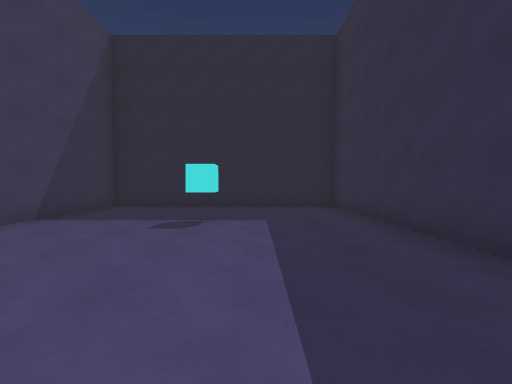
View 1 (above)

24 first-person views from a walk through a 3-D level made in the Unity game engine. The camera is 1.4 m above the floor, tilts 2° down and sees 90° across. The floor is counted in squares, 2 m on a side. Each view is taken from the middle of a square. On the plan, view 1 faces up. The plan holds only what a view shows up to about 9 squares ahead; the rest is blank. The place goes on beyond the plan. The player is left out.

View 2
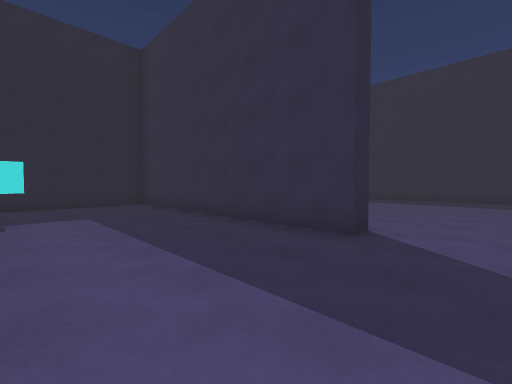

View 3
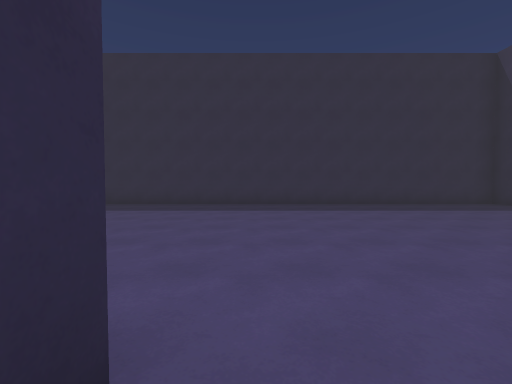

View 4
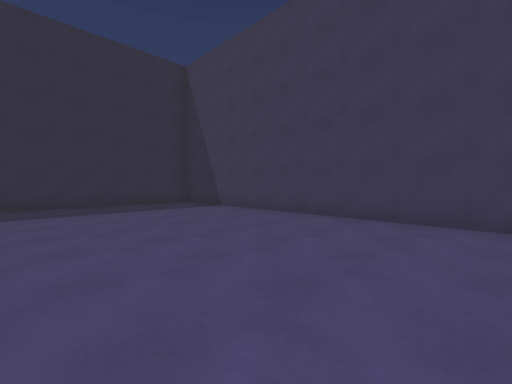

View 5
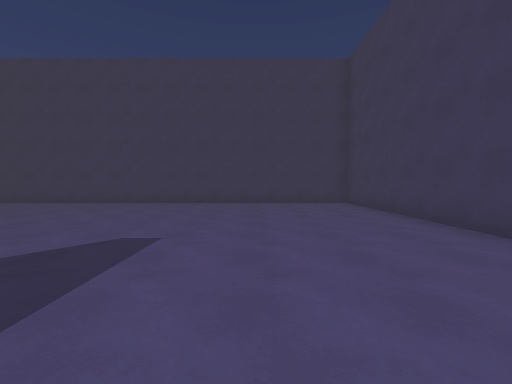

View 6
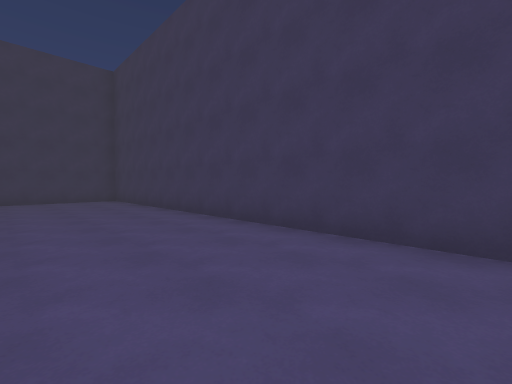

View 7
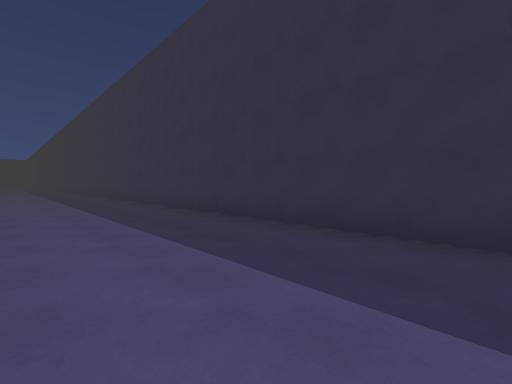

View 8
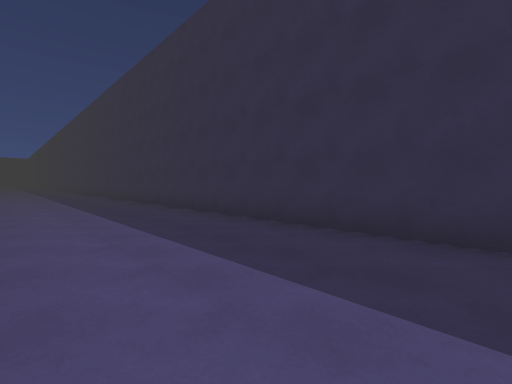

View 9
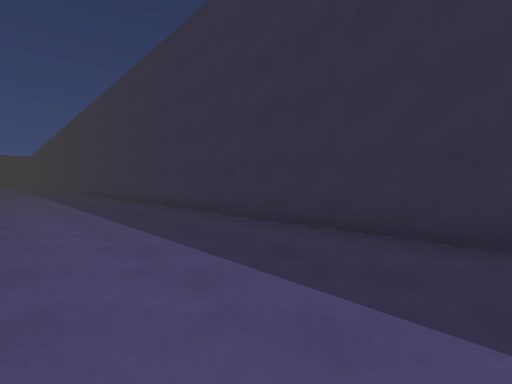

View 10
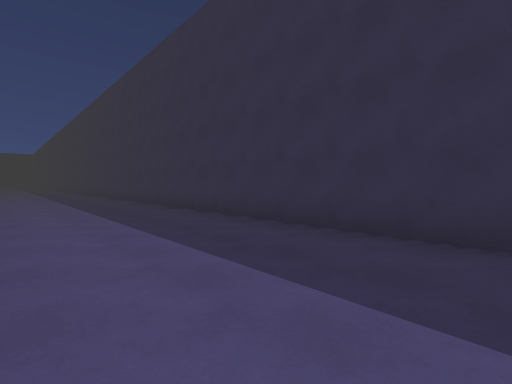

View 11
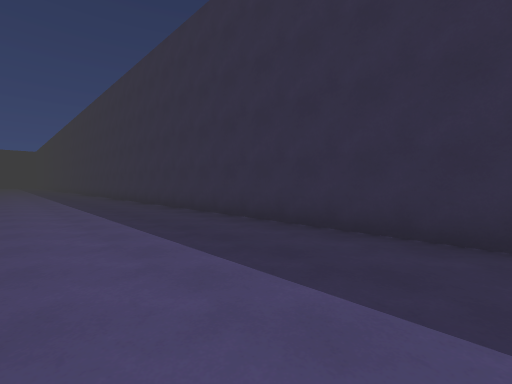

View 12
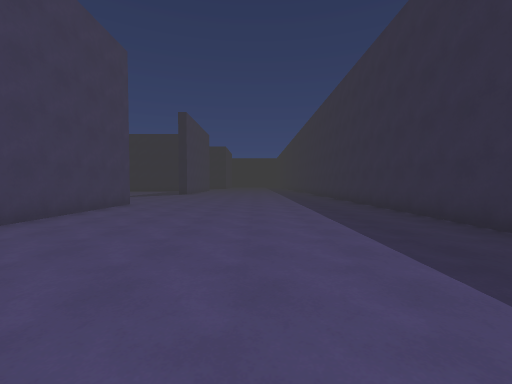

View 13
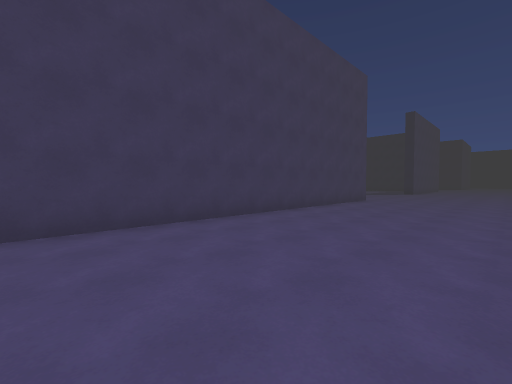

View 14
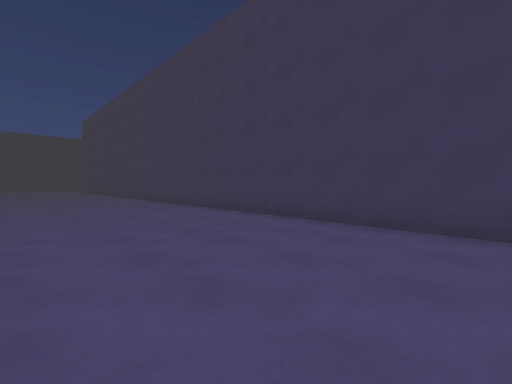

View 15
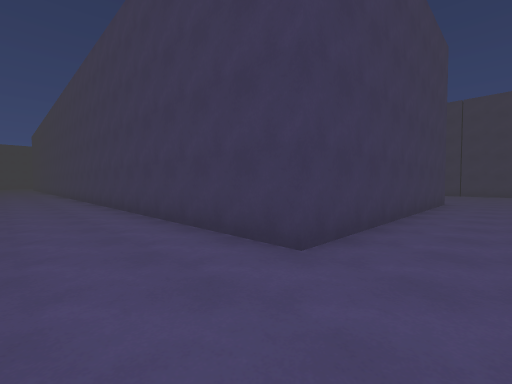

View 16
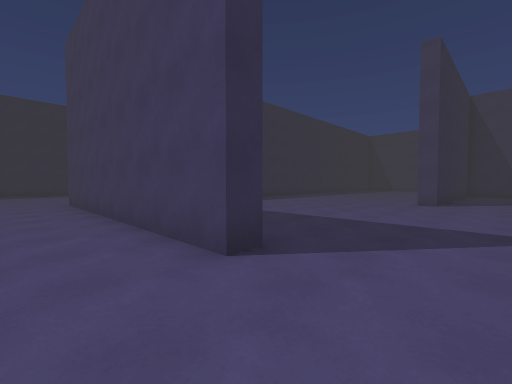

View 17
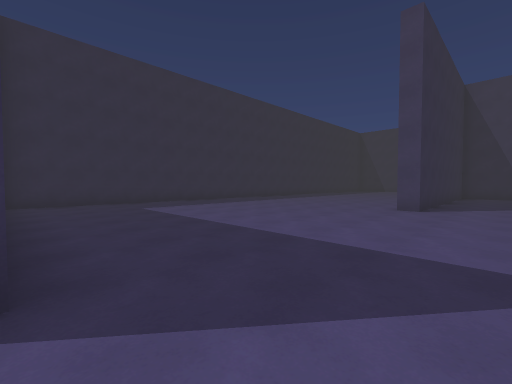

View 18
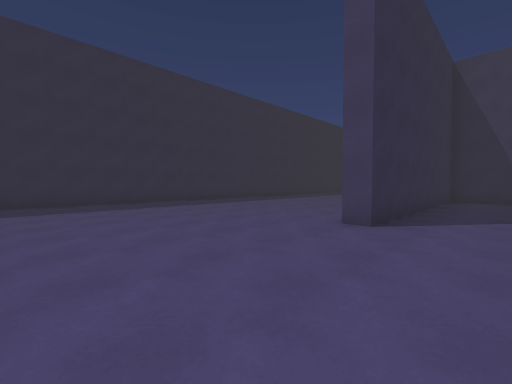

View 19
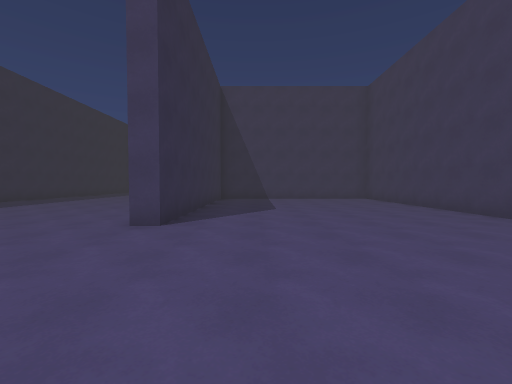

View 20
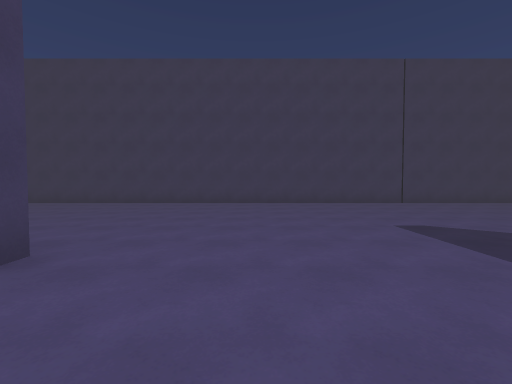

View 21
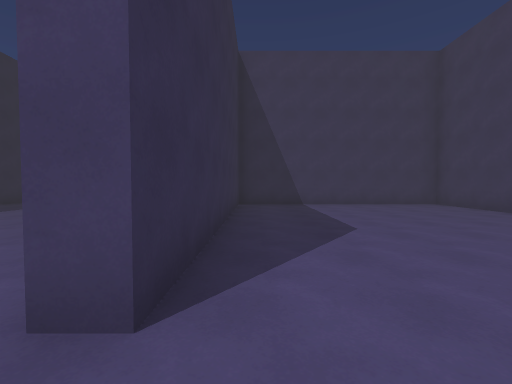

View 22
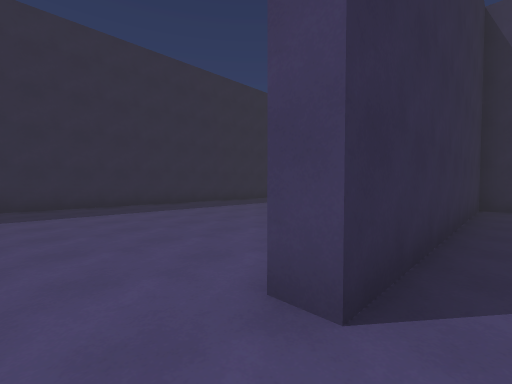

View 23
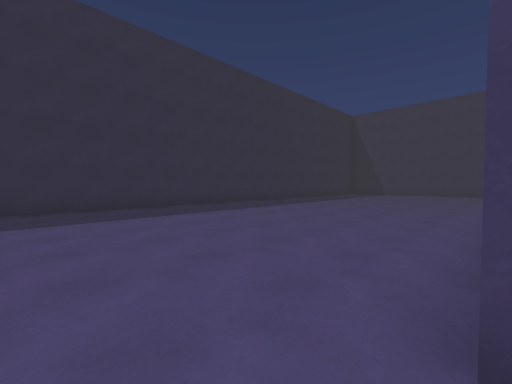

View 24
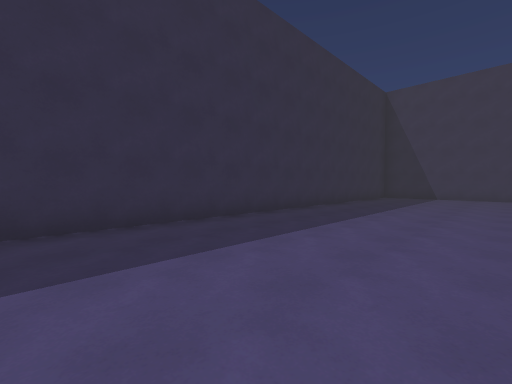

### Floor plan
Points are (right, up) in squares from view 1. A wall is a line through its corners. A room is listed if a view was taken in it or the views show most of it. See-through windows are left out.
Room 1 (views 1, 2, 3, 4, 5, 6, 7, 8, 9, 10, 11, 12, 13, 14, 15)
walls: (2.9, 0.5) (2.3, 0.5) (2.3, 7.5) (-4.2, 7.5) (-4.2, -7.9) (10.6, -7.9) (10.6, 31); (2.8, 30.5) (2.8, 13.4)
ways out: opening at (2.3, 32) to room 2
Room 2 (views 16, 17, 18, 19, 20, 21, 22, 23, 24)
walls: (2.3, 12.5) (2.3, 30); (-5.1, 29.9) (-5.1, 30.5) (2.8, 30.5); (-11.9, 33.5) (-11.9, 15.6) (-5.4, 15.6) (-5.4, 22.8) (-4.9, 22.8)
ways out: opening at (2.3, 32) to room 1

Positions as (right, up) in squares from view 1, and headings:
1: (0, 0), facing up
2: (-1, -1), facing up-right
3: (2, 0), facing right
4: (2, -3), facing down-right
5: (-1, 1), facing down
6: (-1, 3), facing down-left
7: (7, 2), facing up-right
8: (7, 6), facing up-right
9: (7, 11), facing up-right
10: (7, 15), facing up-right
11: (7, 20), facing up-right
12: (7, 22), facing up
13: (7, 20), facing up-left
14: (7, 22), facing down-left
15: (5, 32), facing down-left
16: (-7, 32), facing down-right
17: (-7, 30), facing down-right
18: (-7, 27), facing down-right
19: (-7, 27), facing down
20: (-3, 25), facing left
21: (-6, 24), facing down
22: (-6, 24), facing down-right
23: (-5, 24), facing down-right
24: (-2, 21), facing down-right
